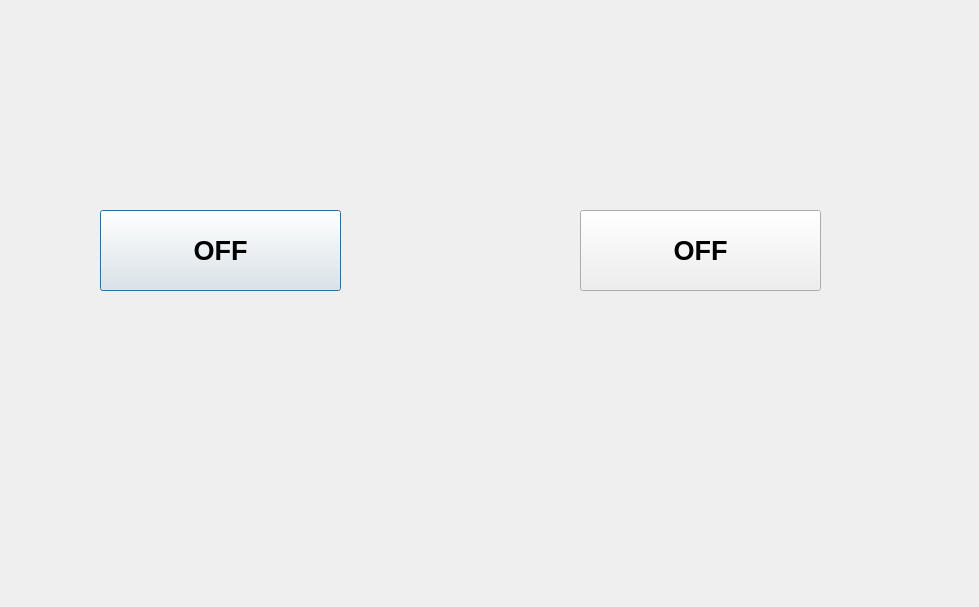
<?xml version="1.0" encoding="UTF-8"?>
<ui version="4.0">
 <class>Dialog</class>
 <widget class="QDialog" name="Dialog">
  <property name="geometry">
   <rect>
    <x>0</x>
    <y>0</y>
    <width>979</width>
    <height>607</height>
   </rect>
  </property>
  <property name="windowTitle">
   <string>Dialog</string>
  </property>
  <widget class="QPushButton" name="btn_led">
   <property name="geometry">
    <rect>
     <x>100</x>
     <y>210</y>
     <width>241</width>
     <height>81</height>
    </rect>
   </property>
   <property name="font">
    <font>
     <pointsize>20</pointsize>
     <bold>true</bold>
    </font>
   </property>
   <property name="text">
    <string>OFF</string>
   </property>
  </widget>
  <widget class="QLabel" name="status_led">
   <property name="geometry">
    <rect>
     <x>150</x>
     <y>170</y>
     <width>331</width>
     <height>21</height>
    </rect>
   </property>
   <property name="text">
    <string/>
   </property>
  </widget>
  <widget class="QPushButton" name="btn_motor">
   <property name="geometry">
    <rect>
     <x>580</x>
     <y>210</y>
     <width>241</width>
     <height>81</height>
    </rect>
   </property>
   <property name="font">
    <font>
     <pointsize>20</pointsize>
     <bold>true</bold>
    </font>
   </property>
   <property name="text">
    <string>OFF</string>
   </property>
  </widget>
  <widget class="QLabel" name="status_motor">
   <property name="geometry">
    <rect>
     <x>560</x>
     <y>130</y>
     <width>401</width>
     <height>61</height>
    </rect>
   </property>
   <property name="text">
    <string/>
   </property>
  </widget>
 </widget>
 <resources/>
 <connections/>
</ui>
